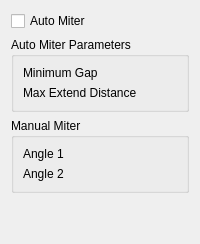
     <widget class="QWidget" name="tab_3">
      <attribute name="title">
       <string>Miter</string>
      </attribute>
      <layout class="QVBoxLayout" name="verticalLayout_3">
       <item>
        <widget class="QCheckBox" name="autoMiterCheckbox">
         <property name="text">
          <string>Auto Miter</string>
         </property>
        </widget>
       </item>
       <item>
        <widget class="QGroupBox" name="groupAutoMiter">
         <property name="sizePolicy">
          <sizepolicy hsizetype="Preferred" vsizetype="Preferred">
           <horstretch>0</horstretch>
           <verstretch>0</verstretch>
          </sizepolicy>
         </property>
         <property name="title">
          <string>Auto Miter Parameters</string>
         </property>
         <layout class="QGridLayout" name="gridLayout_5">
          <item row="0" column="0">
           <widget class="QLabel" name="label_16">
            <property name="text">
             <string>Minimum Gap</string>
            </property>
           </widget>
          </item>
          <item row="0" column="1">
           <widget class="Gui::QuantitySpinBox" name="minGap" native="true">
            <property name="unit" stdset="0">
             <string notr="true">mm</string>
            </property>
            <property name="minimum" stdset="0">
             <double>0.000000000000000</double>
            </property>
           </widget>
          </item>
          <item row="1" column="0">
           <widget class="QLabel" name="label_15">
            <property name="text">
             <string>Max Extend Distance</string>
            </property>
           </widget>
          </item>
          <item row="1" column="1">
           <widget class="Gui::QuantitySpinBox" name="maxExDist" native="true">
            <property name="unit" stdset="0">
             <string notr="true">mm</string>
            </property>
            <property name="minimum" stdset="0">
             <double>0.000000000000000</double>
            </property>
           </widget>
          </item>
         </layout>
        </widget>
       </item>
       <item>
        <widget class="QGroupBox" name="groupManualMiter">
         <property name="title">
          <string>Manual Miter</string>
         </property>
         <layout class="QGridLayout" name="gridLayout_4">
          <item row="2" column="1">
           <widget class="Gui::QuantitySpinBox" name="miterAngle2" native="true">
            <property name="unit" stdset="0">
             <string notr="true">deg</string>
            </property>
            <property name="minimum" stdset="0">
             <double>-360.000000000000000</double>
            </property>
            <property name="maximum" stdset="0">
             <double>360.000000000000000</double>
            </property>
           </widget>
          </item>
          <item row="1" column="1">
           <widget class="Gui::QuantitySpinBox" name="miterAngle1" native="true">
            <property name="unit" stdset="0">
             <string notr="true">deg</string>
            </property>
            <property name="minimum" stdset="0">
             <double>-360.000000000000000</double>
            </property>
            <property name="maximum" stdset="0">
             <double>360.000000000000000</double>
            </property>
           </widget>
          </item>
          <item row="2" column="0">
           <widget class="QLabel" name="label_13">
            <property name="text">
             <string>Angle 2</string>
            </property>
           </widget>
          </item>
          <item row="1" column="0">
           <widget class="QLabel" name="label_14">
            <property name="text">
             <string>Angle 1</string>
            </property>
           </widget>
          </item>
         </layout>
        </widget>
       </item>
       <item>
        <spacer name="verticalSpacer_2">
         <property name="orientation">
          <enum>Qt::Orientation::Vertical</enum>
         </property>
         <property name="sizeHint" stdset="0">
          <size>
           <width>20</width>
           <height>40</height>
          </size>
         </property>
        </spacer>
       </item>
      </layout>
     </widget>
